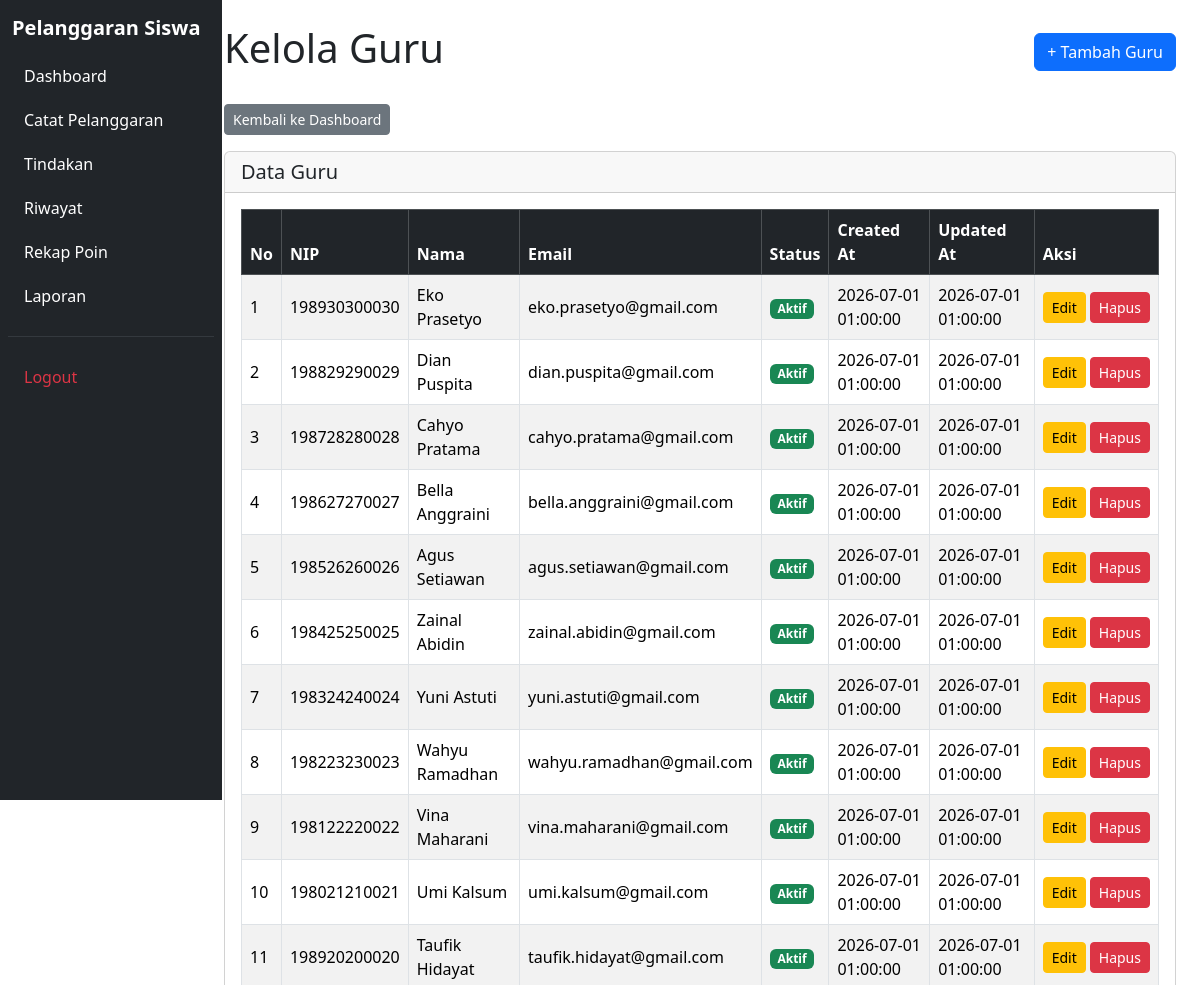
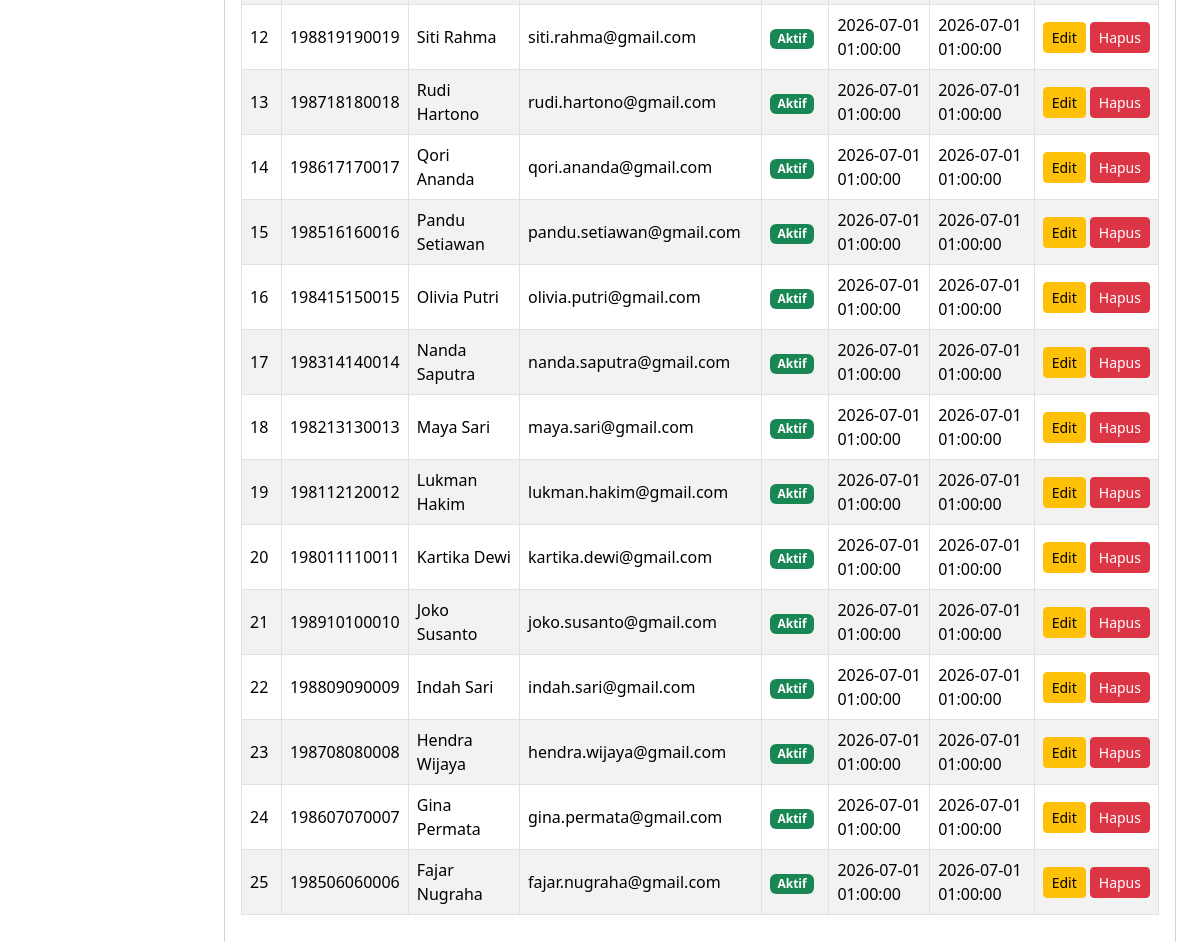
The page /kelola_guru.php (signed in) on the database its author committed (2 pictures, top to bottom).
### tables this page shows
CREATE TABLE `t_guru` (
  `id` int(11) NOT NULL,
  `nip` varchar(30) NOT NULL,
  `nama` varchar(150) DEFAULT NULL,
  `email` varchar(150) NOT NULL,
  `status_aktif` tinyint(1) NOT NULL,
  `user_id` int(11) NOT NULL,
  `created_at` timestamp NOT NULL DEFAULT current_timestamp(),
  `updated_at` timestamp NOT NULL DEFAULT current_timestamp()
);

### kelola_guru.php (the view, shortened to what this page needs)
<?php
include 'config/koneksi.php';
$sql = "SELECT
            g.id,
            g.nip,
            g.nama,
            g.email,
            g.status_aktif,
            g.created_at,
            g.updated_at
        FROM t_guru g
        INNER JOIN t_users u ON g.user_id = u.id
        WHERE u.role = 'guru'
        ORDER BY g.id DESC";
$hasil = mysqli_query($koneksi, $sql);
?>
<!DOCTYPE html>
<html lang="id">
<head>
    <link href="https://cdn.jsdelivr.net/npm/bootstrap@5.3.8/dist/css/bootstrap.min.css"
          rel="stylesheet">
    <link href="https://cdn.datatables.net/2.3.4/css/dataTables.bootstrap5.min.css"
          rel="stylesheet">
</head>
<body>
<div class="container-fluid">
    <?php include "layout/sidebar.php"; ?>
    <main class="row">
        <div class="col-9 offset-3 col-lg-10 offset-lg-2 p-4">
            <div class="d-flex justify-content-between align-items-center mb-4">
                <h1>Kelola Guru</h1>
                <a href="tambah_guru.php" class="btn btn-primary">
                    + Tambah Guru
                </a>
            </div>
            <a href="dashboard.php" class="btn btn-secondary btn-sm mb-3">
                Kembali ke Dashboard
            </a>
            <div class="card">
                <div class="card-header">
                    <h5 class="mb-0">Data Guru</h5>
                </div>
                <div class="card-body">
                    <div class="table-responsive">
                        <table id="tabelGuru"
                               class="table table-striped table-bordered table-hover align-middle">
                            <thead class="table-dark">
                                <tr>
                                    <th>No</th>
                                    <th>NIP</th>
                                    <th>Nama</th>
                                    <th>Email</th>
                                    <th>Status</th>
                                    <th>Created At</th>
                                    <th>Updated At</th>
                                    <th>Aksi</th>
                                </tr>
                            </thead>
                            <tbody>
                                <?php
                                $no = 1;
                                while ($guru = mysqli_fetch_assoc($hasil)) {
                                ?>
                                    <tr>
                                        <td><?= $no++; ?></td>
                                        <td>
                                            <?= htmlspecialchars($guru['nip'] ?? ''); ?>
                                        </td>
                                        <td>
                                            <?= htmlspecialchars($guru['nama'] ?? ''); ?>
                                        </td>
                                        <td>
                                            <?= htmlspecialchars($guru['email'] ?? ''); ?>
                                        </td>
                                        <td>
                                            <?php if ($guru['status_aktif'] == 1) { ?>
                                                <span class="badge bg-success">Aktif</span>
                                            <?php } else { ?>
                                                <span class="badge bg-danger">Tidak Aktif</span>
                                            <?php } ?>
                                        </td>
                                        <td>
                                            <?= htmlspecialchars($guru['created_at'] ?? '-'); ?>
                                        </td>
                                        <td>
                                            <?= htmlspecialchars($guru['updated_at'] ?? '-'); ?>
                                        </td>
                                        <td>
                                            <div class="d-flex gap-1">
                                                <a href="edit_guru.php?id=<?= (int) $guru['id']; ?>"
                                                   class="btn btn-warning btn-sm">
                                                    Edit
                                                </a>
                                                <a href="hapus_guru.php?id=<?= (int) $guru['id']; ?>"
                                                   class="btn btn-danger btn-sm"
                                                   onclick="return confirm('Yakin ingin menghapus guru ini?')">
                                                    Hapus
                                                </a>
                                            </div>
                                        </td>
                                    </tr>
                                <?php } ?>
                            </tbody>
                        </table>
                    </div>
                </div>
            </div>
        </main>
    </div>
</body>
</html>

### layout/sidebar.php
<?php
$current_page = basename($_SERVER['PHP_SELF']);
$role = $_SESSION['role'] ?? '';
?>
<div class="position-fixed top-0 start-0 vh-100 bg-dark text-white p-2 overflow-y-auto"
     style="width: 222px;">
    <h5 class="fw-bold mt-2 mb-3 ms-1">Pelanggaran Siswa</h5>
    <nav class="nav nav-pills flex-column gap-1">
        <a href="dashboard.php"
           class="nav-link text-white <?= $current_page == 'dashboard.php' ? 'active' : ''; ?>">
            Dashboard
        </a>
        <a href="catatan_pelanggaran.php"
           class="nav-link text-white <?= $current_page == 'catatan_pelanggaran.php' ? 'active' : ''; ?>">
            Catat Pelanggaran
        </a>
        <a href="tindakan.php"
           class="nav-link text-white <?= $current_page == 'tindakan.php' ? 'active' : ''; ?>">
            Tindakan
        </a>
        <a href="riwayat.php"
           class="nav-link text-white <?= $current_page == 'riwayat.php' ? 'active' : ''; ?>">
            Riwayat
        </a>
        <a href="rekap_poin.php"
           class="nav-link text-white <?= $current_page == 'rekap_poin.php' ? 'active' : ''; ?>">
            Rekap Poin
        </a>
        <?php if ($role == 'admin' || ($role == 'guru' && !empty($is_walikelas))) { ?>
    <a href="laporan.php" class="nav-link text-white">
        Laporan
    </a>
<?php } ?>
        <hr class="border-secondary">
        <a href="logout.php" class="nav-link text-danger">
            Logout
        </a>
    </nav>
</div>

### rows shown on the page
t_guru: nip "198930300030", nama "Eko Prasetyo", email "eko.prasetyo@gmail.com", status_aktif "Aktif", created_at "2026-07-01 01:00:00", updated_at "2026-07-01 01:00:00"
t_guru: nip "198829290029", nama "Dian Puspita", email "dian.puspita@gmail.com", status_aktif "Aktif", created_at "2026-07-01 01:00:00", updated_at "2026-07-01 01:00:00"
t_guru: nip "198728280028", nama "Cahyo Pratama", email "cahyo.pratama@gmail.com", status_aktif "Aktif", created_at "2026-07-01 01:00:00", updated_at "2026-07-01 01:00:00"
t_guru: nip "198627270027", nama "Bella Anggraini", email "bella.anggraini@gmail.com", status_aktif "Aktif", created_at "2026-07-01 01:00:00", updated_at "2026-07-01 01:00:00"
t_guru: nip "198526260026", nama "Agus Setiawan", email "agus.setiawan@gmail.com", status_aktif "Aktif", created_at "2026-07-01 01:00:00", updated_at "2026-07-01 01:00:00"
t_guru: nip "198425250025", nama "Zainal Abidin", email "zainal.abidin@gmail.com", status_aktif "Aktif", created_at "2026-07-01 01:00:00", updated_at "2026-07-01 01:00:00"
t_guru: nip "198324240024", nama "Yuni Astuti", email "yuni.astuti@gmail.com", status_aktif "Aktif", created_at "2026-07-01 01:00:00", updated_at "2026-07-01 01:00:00"
t_guru: nip "198223230023", nama "Wahyu Ramadhan", email "wahyu.ramadhan@gmail.com", status_aktif "Aktif", created_at "2026-07-01 01:00:00", updated_at "2026-07-01 01:00:00"
t_guru: nip "198122220022", nama "Vina Maharani", email "vina.maharani@gmail.com", status_aktif "Aktif", created_at "2026-07-01 01:00:00", updated_at "2026-07-01 01:00:00"
t_guru: nip "198021210021", nama "Umi Kalsum", email "umi.kalsum@gmail.com", status_aktif "Aktif", created_at "2026-07-01 01:00:00", updated_at "2026-07-01 01:00:00"
t_guru: nip "198920200020", nama "Taufik Hidayat", email "taufik.hidayat@gmail.com", status_aktif "Aktif", created_at "2026-07-01 01:00:00", updated_at "2026-07-01 01:00:00"
t_guru: nip "198819190019", nama "Siti Rahma", email "siti.rahma@gmail.com", status_aktif "Aktif", created_at "2026-07-01 01:00:00", updated_at "2026-07-01 01:00:00"
t_guru: nip "198718180018", nama "Rudi Hartono", email "rudi.hartono@gmail.com", status_aktif "Aktif", created_at "2026-07-01 01:00:00", updated_at "2026-07-01 01:00:00"
t_guru: nip "198617170017", nama "Qori Ananda", email "qori.ananda@gmail.com", status_aktif "Aktif", created_at "2026-07-01 01:00:00", updated_at "2026-07-01 01:00:00"
t_guru: nip "198516160016", nama "Pandu Setiawan", email "pandu.setiawan@gmail.com", status_aktif "Aktif", created_at "2026-07-01 01:00:00", updated_at "2026-07-01 01:00:00"
t_guru: nip "198415150015", nama "Olivia Putri", email "olivia.putri@gmail.com", status_aktif "Aktif", created_at "2026-07-01 01:00:00", updated_at "2026-07-01 01:00:00"
t_guru: nip "198314140014", nama "Nanda Saputra", email "nanda.saputra@gmail.com", status_aktif "Aktif", created_at "2026-07-01 01:00:00", updated_at "2026-07-01 01:00:00"
t_guru: nip "198213130013", nama "Maya Sari", email "maya.sari@gmail.com", status_aktif "Aktif", created_at "2026-07-01 01:00:00", updated_at "2026-07-01 01:00:00"
t_guru: nip "198112120012", nama "Lukman Hakim", email "lukman.hakim@gmail.com", status_aktif "Aktif", created_at "2026-07-01 01:00:00", updated_at "2026-07-01 01:00:00"
t_guru: nip "198011110011", nama "Kartika Dewi", email "kartika.dewi@gmail.com", status_aktif "Aktif", created_at "2026-07-01 01:00:00", updated_at "2026-07-01 01:00:00"
t_guru: nip "198910100010", nama "Joko Susanto", email "joko.susanto@gmail.com", status_aktif "Aktif", created_at "2026-07-01 01:00:00", updated_at "2026-07-01 01:00:00"
t_guru: nip "198809090009", nama "Indah Sari", email "indah.sari@gmail.com", status_aktif "Aktif", created_at "2026-07-01 01:00:00", updated_at "2026-07-01 01:00:00"
t_guru: nip "198708080008", nama "Hendra Wijaya", email "hendra.wijaya@gmail.com", status_aktif "Aktif", created_at "2026-07-01 01:00:00", updated_at "2026-07-01 01:00:00"
t_guru: nip "198607070007", nama "Gina Permata", email "gina.permata@gmail.com", status_aktif "Aktif", created_at "2026-07-01 01:00:00", updated_at "2026-07-01 01:00:00"
t_guru: nip "198506060006", nama "Fajar Nugraha", email "fajar.nugraha@gmail.com", status_aktif "Aktif", created_at "2026-07-01 01:00:00", updated_at "2026-07-01 01:00:00"
